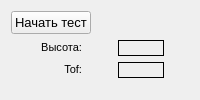
      <widget class="QWidget" name="tab_4">
       <attribute name="title">
        <string>Тест</string>
       </attribute>
       <layout class="QVBoxLayout" name="verticalLayout_15" stretch="0,0,1">
        <item>
         <layout class="QHBoxLayout" name="horizontalLayout_11" stretch="1,2">
          <item>
           <widget class="QPushButton" name="pushButton_Tof">
            <property name="font">
             <font>
              <pointsize>10</pointsize>
             </font>
            </property>
            <property name="inputMethodHints">
             <set>Qt::ImhNone</set>
            </property>
            <property name="text">
             <string>Начать тест</string>
            </property>
           </widget>
          </item>
          <item>
           <spacer name="horizontalSpacer_9">
            <property name="orientation">
             <enum>Qt::Horizontal</enum>
            </property>
            <property name="sizeHint" stdset="0">
             <size>
              <width>40</width>
              <height>20</height>
             </size>
            </property>
           </spacer>
          </item>
         </layout>
        </item>
        <item>
         <layout class="QHBoxLayout" name="horizontalLayout_14" stretch="2,3,1">
          <item>
           <layout class="QVBoxLayout" name="verticalLayout_13">
            <property name="leftMargin">
             <number>30</number>
            </property>
            <item>
             <widget class="QLabel" name="label_12">
              <property name="text">
               <string>&lt;html&gt;&lt;head/&gt;&lt;body&gt;&lt;p align=&quot;right&quot;&gt;&lt;span style=&quot; font-size:8.25pt;&quot;&gt;Высота:&lt;/span&gt;&lt;/p&gt;&lt;/body&gt;&lt;/html&gt;</string>
              </property>
             </widget>
            </item>
            <item>
             <widget class="QLabel" name="label_14">
              <property name="text">
               <string>&lt;html&gt;&lt;head/&gt;&lt;body&gt;&lt;p align=&quot;right&quot;&gt;&lt;span style=&quot; font-size:8.25pt;&quot;&gt;Tof:&lt;/span&gt;&lt;/p&gt;&lt;/body&gt;&lt;/html&gt;</string>
              </property>
             </widget>
            </item>
           </layout>
          </item>
          <item>
           <layout class="QVBoxLayout" name="verticalLayout_14">
            <property name="leftMargin">
             <number>30</number>
            </property>
            <item>
             <widget class="QLabel" name="label_test_H">
              <property name="autoFillBackground">
               <bool>true</bool>
              </property>
              <property name="frameShape">
               <enum>QFrame::Box</enum>
              </property>
              <property name="text">
               <string/>
              </property>
              <property name="alignment">
               <set>Qt::AlignCenter</set>
              </property>
             </widget>
            </item>
            <item>
             <widget class="QLabel" name="label_test_L">
              <property name="autoFillBackground">
               <bool>true</bool>
              </property>
              <property name="frameShape">
               <enum>QFrame::Box</enum>
              </property>
              <property name="text">
               <string/>
              </property>
              <property name="alignment">
               <set>Qt::AlignCenter</set>
              </property>
             </widget>
            </item>
           </layout>
          </item>
          <item>
           <spacer name="horizontalSpacer_8">
            <property name="orientation">
             <enum>Qt::Horizontal</enum>
            </property>
            <property name="sizeHint" stdset="0">
             <size>
              <width>40</width>
              <height>20</height>
             </size>
            </property>
           </spacer>
          </item>
         </layout>
        </item>
        <item>
         <widget class="QCustomPlot" name="customPlot" native="true"/>
        </item>
       </layout>
      </widget>
